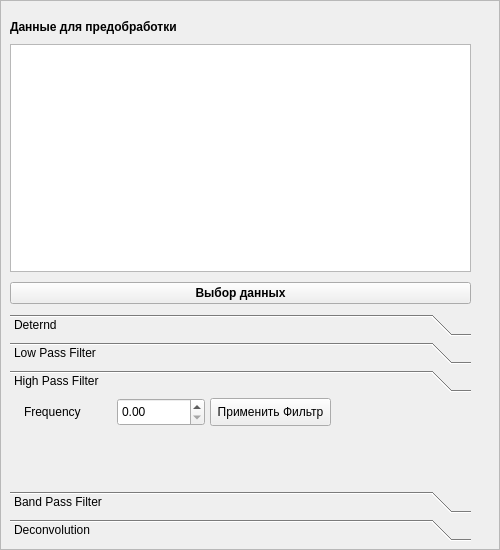
<?xml version="1.0" encoding="UTF-8"?>
<ui version="4.0">
 <class>Form</class>
 <widget class="QWidget" name="Form">
  <property name="geometry">
   <rect>
    <x>0</x>
    <y>0</y>
    <width>500</width>
    <height>550</height>
   </rect>
  </property>
  <property name="minimumSize">
   <size>
    <width>500</width>
    <height>550</height>
   </size>
  </property>
  <property name="maximumSize">
   <size>
    <width>600</width>
    <height>550</height>
   </size>
  </property>
  <property name="font">
   <font>
    <italic>false</italic>
    <bold>false</bold>
   </font>
  </property>
  <property name="acceptDrops">
   <bool>true</bool>
  </property>
  <property name="windowTitle">
   <string>Form</string>
  </property>
  <widget class="QFrame" name="frame">
   <property name="geometry">
    <rect>
     <x>0</x>
     <y>0</y>
     <width>500</width>
     <height>550</height>
    </rect>
   </property>
   <property name="sizePolicy">
    <sizepolicy hsizetype="Maximum" vsizetype="Maximum">
     <horstretch>0</horstretch>
     <verstretch>0</verstretch>
    </sizepolicy>
   </property>
   <property name="minimumSize">
    <size>
     <width>400</width>
     <height>550</height>
    </size>
   </property>
   <property name="maximumSize">
    <size>
     <width>500</width>
     <height>550</height>
    </size>
   </property>
   <property name="mouseTracking">
    <bool>true</bool>
   </property>
   <property name="frameShape">
    <enum>QFrame::Shape::StyledPanel</enum>
   </property>
   <property name="frameShadow">
    <enum>QFrame::Shadow::Raised</enum>
   </property>
   <widget class="QWidget" name="horizontalLayoutWidget">
    <property name="geometry">
     <rect>
      <x>10</x>
      <y>10</y>
      <width>481</width>
      <height>541</height>
     </rect>
    </property>
    <layout class="QVBoxLayout" name="verticalLayout">
     <property name="spacing">
      <number>10</number>
     </property>
     <property name="topMargin">
      <number>10</number>
     </property>
     <property name="rightMargin">
      <number>20</number>
     </property>
     <property name="bottomMargin">
      <number>10</number>
     </property>
     <item>
      <widget class="QLabel" name="Header">
       <property name="enabled">
        <bool>true</bool>
       </property>
       <property name="font">
        <font>
         <italic>false</italic>
         <bold>true</bold>
        </font>
       </property>
       <property name="text">
        <string>Данные для предобработки</string>
       </property>
      </widget>
     </item>
     <item>
      <widget class="QListView" name="dataview">
       <property name="acceptDrops">
        <bool>true</bool>
       </property>
       <property name="verticalScrollMode">
        <enum>QAbstractItemView::ScrollMode::ScrollPerItem</enum>
       </property>
      </widget>
     </item>
     <item>
      <widget class="QPushButton" name="PUSHFORDATA">
       <property name="font">
        <font>
         <italic>false</italic>
         <bold>true</bold>
        </font>
       </property>
       <property name="text">
        <string>Выбор данных</string>
       </property>
      </widget>
     </item>
     <item>
      <widget class="QToolBox" name="choice">
       <property name="mouseTracking">
        <bool>true</bool>
       </property>
       <property name="currentIndex">
        <number>2</number>
       </property>
       <widget class="QWidget" name="detrend">
        <property name="geometry">
         <rect>
          <x>0</x>
          <y>0</y>
          <width>460</width>
          <height>75</height>
         </rect>
        </property>
        <attribute name="label">
         <string>Deternd</string>
        </attribute>
        <widget class="QPushButton" name="LIN_DETREND_B">
         <property name="geometry">
          <rect>
           <x>20</x>
           <y>0</y>
           <width>241</width>
           <height>28</height>
          </rect>
         </property>
         <property name="text">
          <string>Применить линейный детренд</string>
         </property>
        </widget>
        <widget class="QPushButton" name="CONST_DETREN_B">
         <property name="geometry">
          <rect>
           <x>20</x>
           <y>30</y>
           <width>241</width>
           <height>28</height>
          </rect>
         </property>
         <property name="text">
          <string>Применить константный детренд</string>
         </property>
        </widget>
       </widget>
       <widget class="QWidget" name="lowpass">
        <property name="geometry">
         <rect>
          <x>0</x>
          <y>0</y>
          <width>460</width>
          <height>75</height>
         </rect>
        </property>
        <attribute name="label">
         <string>Low Pass Filter</string>
        </attribute>
        <widget class="QLabel" name="label_low_frec">
         <property name="geometry">
          <rect>
           <x>14</x>
           <y>0</y>
           <width>86</width>
           <height>28</height>
          </rect>
         </property>
         <property name="text">
          <string>Frequency</string>
         </property>
        </widget>
        <widget class="QPushButton" name="LowButton">
         <property name="geometry">
          <rect>
           <x>200</x>
           <y>0</y>
           <width>121</width>
           <height>28</height>
          </rect>
         </property>
         <property name="sizePolicy">
          <sizepolicy hsizetype="Minimum" vsizetype="Minimum">
           <horstretch>0</horstretch>
           <verstretch>0</verstretch>
          </sizepolicy>
         </property>
         <property name="text">
          <string>Применить Фильтр</string>
         </property>
        </widget>
        <widget class="QDoubleSpinBox" name="FILTER_FREQ_LOW">
         <property name="geometry">
          <rect>
           <x>107</x>
           <y>0</y>
           <width>88</width>
           <height>28</height>
          </rect>
         </property>
         <property name="sizePolicy">
          <sizepolicy hsizetype="Minimum" vsizetype="Minimum">
           <horstretch>0</horstretch>
           <verstretch>0</verstretch>
          </sizepolicy>
         </property>
        </widget>
       </widget>
       <widget class="QWidget" name="highpass">
        <property name="geometry">
         <rect>
          <x>0</x>
          <y>0</y>
          <width>460</width>
          <height>75</height>
         </rect>
        </property>
        <attribute name="label">
         <string>High Pass Filter</string>
        </attribute>
        <widget class="QPushButton" name="HighButton">
         <property name="geometry">
          <rect>
           <x>200</x>
           <y>0</y>
           <width>121</width>
           <height>28</height>
          </rect>
         </property>
         <property name="text">
          <string>Применить Фильтр</string>
         </property>
        </widget>
        <widget class="QLabel" name="label_high_freq">
         <property name="geometry">
          <rect>
           <x>14</x>
           <y>0</y>
           <width>86</width>
           <height>28</height>
          </rect>
         </property>
         <property name="text">
          <string>Frequency</string>
         </property>
        </widget>
        <widget class="QDoubleSpinBox" name="FILTER_FREQ_HIGH">
         <property name="geometry">
          <rect>
           <x>107</x>
           <y>0</y>
           <width>88</width>
           <height>28</height>
          </rect>
         </property>
         <property name="sizePolicy">
          <sizepolicy hsizetype="Minimum" vsizetype="Minimum">
           <horstretch>0</horstretch>
           <verstretch>0</verstretch>
          </sizepolicy>
         </property>
        </widget>
       </widget>
       <widget class="QWidget" name="bandpass">
        <property name="geometry">
         <rect>
          <x>0</x>
          <y>0</y>
          <width>460</width>
          <height>75</height>
         </rect>
        </property>
        <attribute name="label">
         <string>Band Pass Filter</string>
        </attribute>
        <widget class="QLabel" name="label_lowcut">
         <property name="geometry">
          <rect>
           <x>7</x>
           <y>0</y>
           <width>101</width>
           <height>28</height>
          </rect>
         </property>
         <property name="text">
          <string>Low Frequency</string>
         </property>
        </widget>
        <widget class="QDoubleSpinBox" name="LOW_FREQ">
         <property name="geometry">
          <rect>
           <x>120</x>
           <y>0</y>
           <width>88</width>
           <height>28</height>
          </rect>
         </property>
         <property name="sizePolicy">
          <sizepolicy hsizetype="Minimum" vsizetype="Minimum">
           <horstretch>0</horstretch>
           <verstretch>0</verstretch>
          </sizepolicy>
         </property>
        </widget>
        <widget class="QPushButton" name="BandButton">
         <property name="geometry">
          <rect>
           <x>210</x>
           <y>10</y>
           <width>121</width>
           <height>28</height>
          </rect>
         </property>
         <property name="text">
          <string>Применить Фильтр</string>
         </property>
        </widget>
        <widget class="QLabel" name="label_highcut">
         <property name="geometry">
          <rect>
           <x>7</x>
           <y>30</y>
           <width>101</width>
           <height>28</height>
          </rect>
         </property>
         <property name="text">
          <string>High Frequency</string>
         </property>
        </widget>
        <widget class="QDoubleSpinBox" name="HIGH_FREQ">
         <property name="geometry">
          <rect>
           <x>120</x>
           <y>30</y>
           <width>88</width>
           <height>28</height>
          </rect>
         </property>
         <property name="sizePolicy">
          <sizepolicy hsizetype="Minimum" vsizetype="Minimum">
           <horstretch>0</horstretch>
           <verstretch>0</verstretch>
          </sizepolicy>
         </property>
        </widget>
       </widget>
       <widget class="QWidget" name="decovolve">
        <property name="geometry">
         <rect>
          <x>0</x>
          <y>0</y>
          <width>460</width>
          <height>75</height>
         </rect>
        </property>
        <attribute name="label">
         <string>Deconvolution</string>
        </attribute>
        <widget class="QPushButton" name="DeconButton">
         <property name="geometry">
          <rect>
           <x>203</x>
           <y>0</y>
           <width>171</width>
           <height>28</height>
          </rect>
         </property>
         <property name="text">
          <string>Применить Деконволюцию</string>
         </property>
        </widget>
        <widget class="QLabel" name="label_decon">
         <property name="geometry">
          <rect>
           <x>17</x>
           <y>0</y>
           <width>86</width>
           <height>28</height>
          </rect>
         </property>
         <property name="text">
          <string>Frequency</string>
         </property>
        </widget>
        <widget class="QDoubleSpinBox" name="DECON_FREQ">
         <property name="geometry">
          <rect>
           <x>110</x>
           <y>0</y>
           <width>88</width>
           <height>28</height>
          </rect>
         </property>
         <property name="sizePolicy">
          <sizepolicy hsizetype="Minimum" vsizetype="Minimum">
           <horstretch>0</horstretch>
           <verstretch>0</verstretch>
          </sizepolicy>
         </property>
        </widget>
       </widget>
      </widget>
     </item>
    </layout>
    <zorder>Header</zorder>
    <zorder>PUSHFORDATA</zorder>
    <zorder>choice</zorder>
    <zorder>dataview</zorder>
   </widget>
  </widget>
 </widget>
 <resources/>
 <connections/>
</ui>
